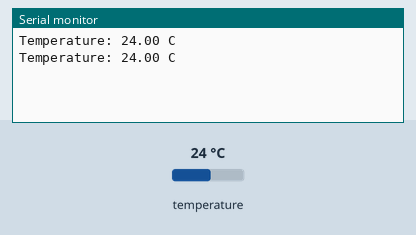
A sketch run on a simulated ESP32. Shown: the last lines printed to the serial monitor. The test bench sets the inputs (shaded band); at power-on: temperature 24 °C.

Above: at 3.3 s.
3.4 s: temperature set to 12 °C
At 5.5 s:
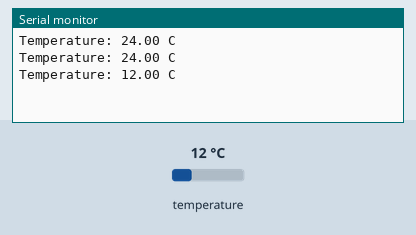
5.9 s: temperature set to 19 °C
At 7.0 s:
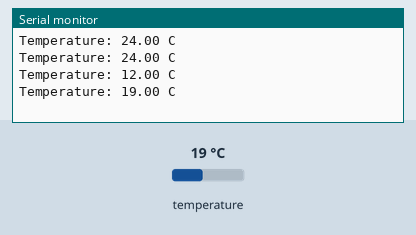
Timing chart, 0 to 8.9 s (numbered marks = the images above; inputs shaded):
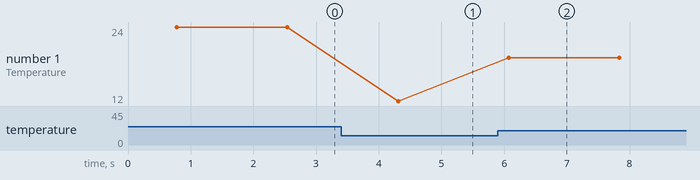

The sketch:

arduino-ds18b20.ino
```cpp
#include <OneWire.h>
#include <DallasTemperature.h>

#define ONE_WIRE_BUS 2
OneWire oneWire(ONE_WIRE_BUS);
DallasTemperature sensors(&oneWire);

void setup() {
  Serial.begin(115200);
  sensors.begin();
  sensors.setResolution(12);
}

void loop() {
  sensors.requestTemperatures();
  const float temperature = sensors.getTempCByIndex(0);
  if (temperature == DEVICE_DISCONNECTED_C) {
    Serial.println("DS18B20 disconnected");
  } else {
    Serial.print("Temperature: ");
    Serial.print(temperature, 2);
    Serial.println(" C");
  }
  delay(1000);
}
```

Measured:
- after the input at 3.4 s, the serial monitor: prints a new line after 0.91 s (image 1)
- after the input at 5.9 s, the serial monitor: prints a new line after 0.17 s (image 2)
- plotted number 1: 24 → 12 after the input at 3.4 s, 12 → 19 after the input at 5.9 s
